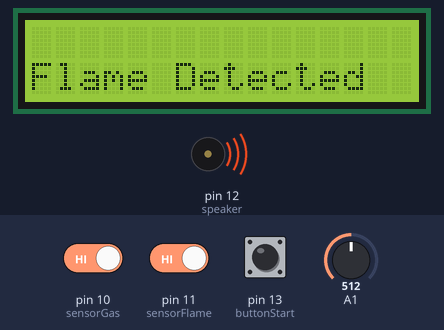
Recording of a sketch running on a simulated Arduino Uno, built with avr-gcc and run on an emulated ATmega328P. On the bench: 16×2 character LCD, buzzer (waves = sounding). The inputs (shaded band) are chosen by the test bench; at power-on: A1 = 512, pin 10 (sensorGas) HIGH, pin 11 (sensorFlame) HIGH, pin 13 (buttonStart) HIGH.

Above: at 1.2 s.
1.3 s: A1 set to 130
At 1.9 s:
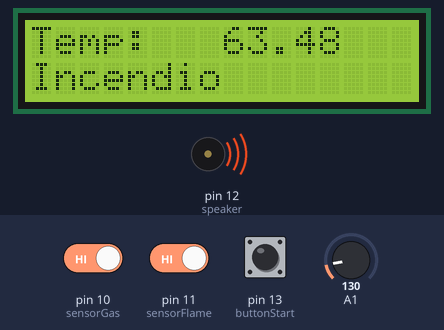
6.5 s: A1 set to 113
At 8.0 s:
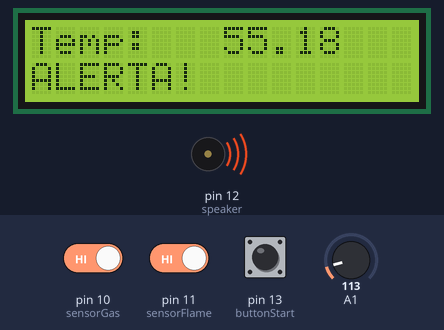
11.7 s: A1 set to 90
At 12.5 s:
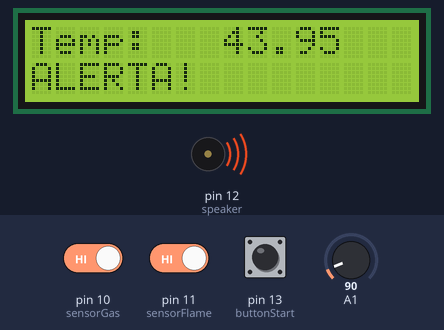
13.6 s: A1 set to 75
At 14.0 s:
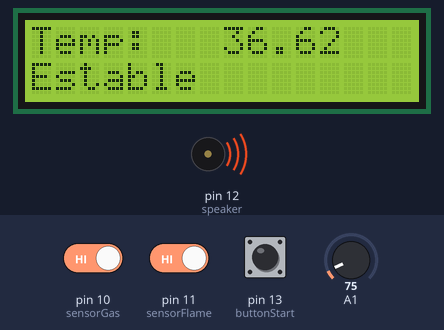
18.2 s: pin 10 (sensorGas) driven LOW
At 19.1 s:
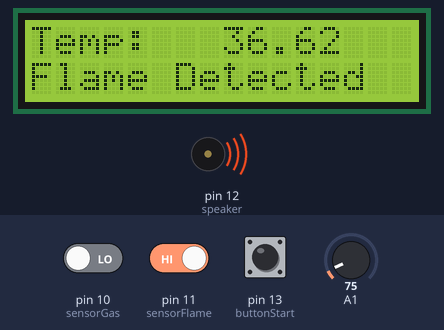
21.7 s: pin 11 (sensorFlame) driven LOW
At 22.6 s:
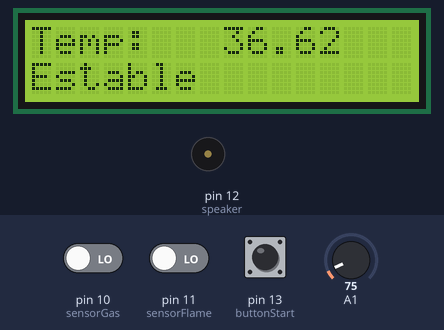
Timing chart, 0 to 24.7 s (numbered marks = the images above; inputs shaded):
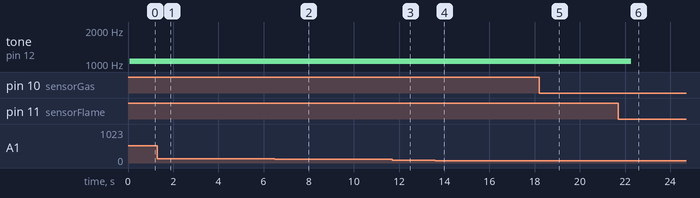

Measured:
- the behaviour switches between 123 and 122 on A1 (found by bisection; images 1 and 2)
- the behaviour switches between 82 and 81 on A1 (found by bisection; images 3 and 4)
- after the input at 6.5 s, the display: first differs from a run without the input after 1.1 s (image 2)
- after the input at 13.6 s, the display: first differs from a run without the input after 0.09 s (image 4)
- after the input at 18.2 s, the display: first differs from a run without the input after 0.54 s (image 5)
- after the input at 21.7 s, tone on pin 12 (speaker): 1057 Hz → silent after 0.58 s; the display: first differs from a run without the input after 0.08 s (image 6)
- what the display in image 1 shows lasts 0.5 s, from 1.6 s to 2.1 s

The sketch:

alarm.ino
```cpp
// (licence header left out)
/* ======= LCD🚥 ======= */
// Se importa la libreria de para poder manejar el LCD[LM016L]
#include <LiquidCrystal.h>
// Definimos los pines de la salida del LCD
LiquidCrystal lcd(9, 8, 7, 6, 5, 4);

const int timeDelay = 500;

/* ======= BOTON DE INICIO ▶ ======= */
// Número de pin de entrada, que representa el encendido inicio del arduino
int buttonStart = 13;

/* ======= BLUETOOH EMISOR 📶 ======= */
// usamos un pin de salida al LED
const int port0 = 0;
const int port1 = 1;

/* ======= SENSORES 🔌 ======= */
// definimos los pines de salido y/o entrada de los sensores que se utilizaran
const int speaker = 12;
const int sensorGas = 10;
const int sensorFlame = 11;
// Leds informativos ⬇
const int greenLed = 3; // Todo normal
const int redLed = 2;   // Algun problema [gas - flama - temperatura]

/**
 * @brief Aqui se definen los pines de entrada y salida de los sensores
 * también los estados iniciales de alguonos sensores o componentes
 *
 */
void setup()
{
  /* ======= BOTON DE INICIO ▶ ======= */
  // definos el pin de entrada, para que el circuito pueda funcionar
  pinMode(buttonStart, INPUT);

  /* ======= LCD🚥 ======= */
  // se define el tamaño de pixeles del LCD, en este caso de 16x2
  lcd.begin(16, 2);

  // se define el número de bits que se transfieren por segundo al LCD, para poder pintar el texto
  Serial.begin(9600); // 9600 baud/S

  /* ======= SENSOR DE TEMPERATURA 🥵 ======= */
  // definimos el pin de entrada, por el cual el sensor de temperatura esta conectado
  pinMode(A1, INPUT);

  /* ======= SENSOR DE FLAMA Y GAS 🔥⛽======= */
  // definimos un pin de entrada para ambos sensores
  // El INPUT_PULLUP nos sirve para poder manipular el estado sensor [0, 1], en este caso el sensor de flama y gas estan conectados a un LOGICSTATE cada uno
  pinMode(sensorGas, INPUT_PULLUP);
  pinMode(sensorFlame, INPUT_PULLUP);

  /* ======= SPEAKER 🔊  ======= */
  // definimos el pin de salida, por el cual el speaker esta conectado
  pinMode(speaker, OUTPUT);

  /* ======= BLUETOOH EMISOR 📶 ======= */

  // definimos los puertos de salida, por el cual el bluetooth esta conectado, que comparten con un [VIRTUAL-TERMINAL]
  digitalWrite(port0, LOW);
  digitalWrite(port1, LOW);
}

/**
 * @brief Esta funcion se encarga de pintar en LCD o el VIRTUAL-TERMINAL un mensaje de ALERTA
 *  Esto se ejecutara tanto el LCD, VIRTUAL-TERMINAL y SPEAKER
 * @param messageLCD esto es imprime en el LCD
 * @param messageBT esto se muestra en el VIRTUAL-TERMINAL
 */
void showAlertMessage(String messageLCD, String messageBT)
{
  // al ser un mensaje de alerta apagamos el led verde y prendemos el rojo
  digitalWrite(redLed, HIGH);
  digitalWrite(greenLed, LOW);

  // para evitar que se pierda la temperatura en la trasición de mensajes
  if (messageLCD == "")
  {
    messageLCD = "Estable";
  }
  // se imprime en el LCD
  lcd.setCursor(0, 5);
  lcd.print(messageLCD);

  /* ======= SPEAKER 🔊  ======= */
  // definimos la frecuencia del sonido
  int frecuency = map(200, 0, 1024, 100, 5000);

  // el tiempo de emicion del sonido
  int duration = 1000;

  // usamos la funcion tone para emitir el sonido en el componente
  tone(speaker, frecuency, duration);

  delay(timeDelay);
  lcd.clear();

  /* ======= BLUETOOH EMISOR 📶 ======= */
  // se imprime en el VIRTUAL-TERMINAL en caso los puertos de salida para el bluetooth esten conectados
  if (digitalRead(port0) != NULL && digitalRead(port1) != NULL)
  {
    Serial.println(messageBT + " Se a conectado BLUETOOH");
    // Serial.println("");
  }
}

/**
 * @brief Aqui ocurre la ejecucion del algoritmo
 *
 */
void loop()
{

  /* ======= BOTON DE INICIO ▶ ======= */
  // si el pin conectado al boton de inicio ▶ esta en estado de bajo[0], entonces se ejecuta el algoritmo
  if (digitalRead(buttonStart) == LOW)
  {
    // Apagamos los Leds que nos indican si hay algun problema
    digitalWrite(redLed, LOW);
    digitalWrite(greenLed, LOW);

    // Limpiamos el LCD en caso de que haya algun texto previo
    lcd.clear();

    // y retornamos, haci evitamos que lo que esta abajo se ejecute
    return;
  }

  /* ======= SENSOR DE TEMPERATURA 🥵 ======= */
  // obetemos la informacion del sensor de temperatura
  int valueOfSensor = analogRead(A1);

  // transformamos el valor devuelto por el sensor de temperatura a un valor de temperatura C°
  float mv = (valueOfSensor / 1024.0) * 5000.0;

  // valor inicial para que se muestre en el LCD
  float temperature = mv / 10;

  /* ======= LCD🚥 ======= */
  // posicionamos el cursor en la primera linea
  lcd.setCursor(0, 0);

  // primero se escribe un texto en el LCD
  lcd.println("Temp: ");

  // se escribe el valor de la temperatura en el LCD
  lcd.print(temperature);

  // si hay algun problema con [TEMPERATURA, GAS, FLAMA]
  if (digitalRead(sensorGas) == HIGH || digitalRead(sensorFlame) == HIGH || temperature >= 40)
  {

    if (temperature >= 40 && temperature <= 60)
    {
      showAlertMessage("ALERTA!", "ALERTA! Temperatura excesiva");
    }

    if (temperature > 60)
    {
      showAlertMessage("Incendio", "ALERTA! incendio 🔥");
    }

    /* ======= SENSOR DE FLAMA Y GAS 🔥⛽======= */

    if (digitalRead(sensorGas) == HIGH)
    {
      // showAlertMessage("Gas Detected", "Gas Detected");
      showAlertMessage("", "Gas Detected");
    }

    if (digitalRead(sensorFlame) == HIGH)
    {
      showAlertMessage("Flame Detected", "Flame Detected");
    }

    // para que no se ejecute el resto del codigo
    return;
  }

  /* ======= VALORES ESTANDAR ======= */
  // Todos los valores son estables
  digitalWrite(greenLed, HIGH);
  digitalWrite(redLed, LOW);

  lcd.setCursor(0, 5);

  lcd.print("Estable ");

  delay(timeDelay);
  lcd.clear();
}
```
